Frame 1 (no input): blank canvas, image omitted
Frame 60 (no input): blank canvas, image omitted
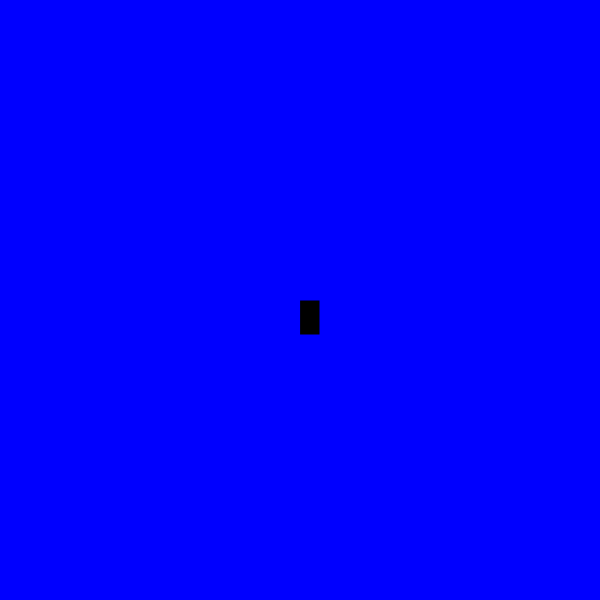
Frame 120 (the mouse pressed at the canvas centre since frame 60)

The p5.js sketch whose frames 1 and 60 were blank and that drew this single picture after the mouse press (run headless with seeded random() and noise() and a simulated clock; from frame 60 on, the mouse is pressed at the canvas centre):

// p5.js sketch
// ── sketch.js
function setup() {
    createCanvas(600, 600);
    background("blue")
  }
  
  function draw() {
    stroke("blue")
    fill("black")
    
    
    if (mouseIsPressed) {
      rect(mouseX, mouseY, 20, 35);
    }
  }
  
